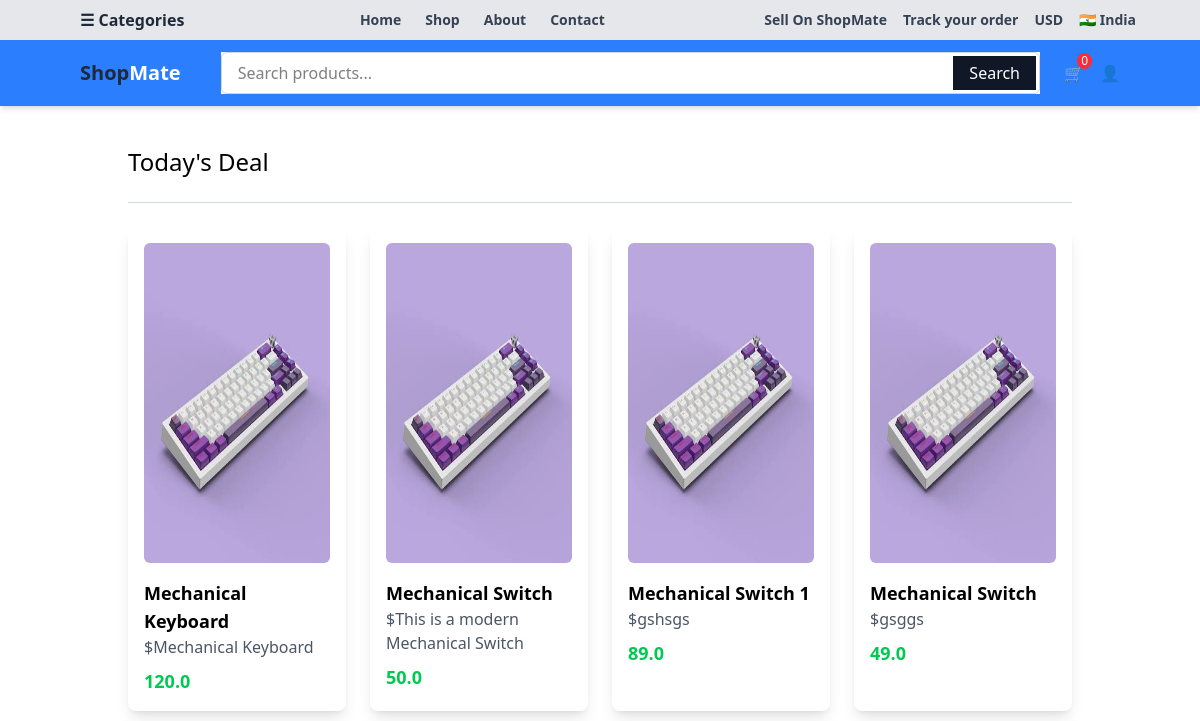
The app's page /, older data.
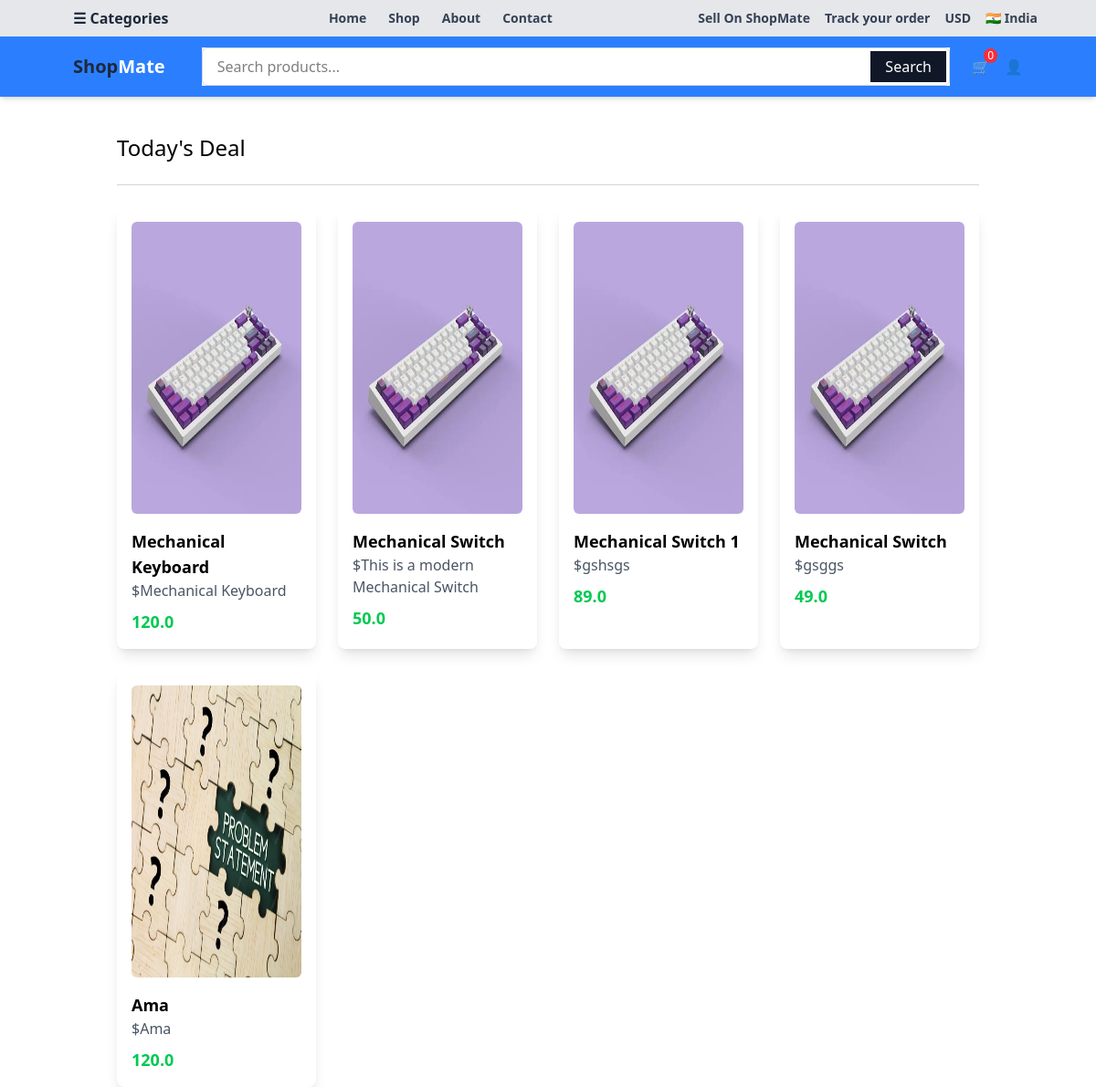
The same page, newer data.
### myapp/models.py (models this page shows, shortened)
class Product(models.Model):
    def get_absolute_url(self):
        return reverse('detail',args=[self.slug])
    name = models.CharField(max_length=100)
    price = models.FloatField()
    description = models.TextField()
    images = models.ImageField(upload_to='images/')
    slug = models.SlugField(unique=True,blank=True)
    stock = models.IntegerField()
    active = models.BooleanField()

### myapp/views.py (the view)
# urls.py: path('', views.index, name='index'),
def index(request):
    products = Product.objects.all()
    return render(request, 'myapp/index.html', {'products':products})

### cart/cart.py (called while the page is built)
    def __len__(self):
        return sum ( int(item['qty']) for item in self.cart.values() )

### cart/context_processors.py (called while the page is built)
def cart(request):
    return {'cart':Cart(request)}

### myapp/templates/myapp/index.html (shortened to what this page needs)
{% extends 'myapp/base.html' %}
{% block body %}
<div>
    <h1 class="text-2xl px-32 pt-10">Today's Deal</h1>
    <div class="px-32 ">
        <hr class="border-t my-6 border-gray-300"/>
    </div>
    <div class="grid grid-cols-4 px-32 gap-6">
        {% for product in products %}
        <div class="rounded-lg shadow-lg p-4">
            <img class="rounded-md mb-4 w-80 h-80  mx-auto" src="{{product.images.url}}" />
            <a class="text-lg font-semibold" href="{{product.get_absolute_url}}">{{product.name}}</a>
            <p class="text-gray-600">${{product.description}}</p>
            <p class="text-green-500 font-bold mt-2 text-lg">{{product.price}}</p>
        </div>
        {% endfor %}
    </div>
</div>
{% endblock %}

### myapp/templates/myapp/base.html (shortened to what this page needs)
<!doctype html>
<html lang="en">
  <head>
    <script src="https://cdn.jsdelivr.net/npm/@tailwindcss/browser@4"></script>
  </head>
  <body>
    <nav
      class="bg-gray-200 shadow-md px-4 py-2 px-16 flex items-center justify-between"
    >
      <div class="flex items-center space-x-2">
        <span class="text-md font-semibold text-gray-800 px-4"
          >☰ Categories</span
        >
      </div>
      <div class="hidden md:flex space-x-6 font-bold text-sm">
        <a href="#" class="text-gray-700 hover:text-blue-600">Home</a>
        <a href="#" class="text-gray-700 hover:text-blue-600">Shop</a>
        <a href="#" class="text-gray-700 hover:text-blue-600">About</a>
        <a href="#" class="text-gray-700 hover:text-blue-600">Contact</a>
      </div>
      <div class="flex items-center space-x-4 font-bold text-sm">
        <a href="#" class="text-gray-700 hover:text-blue-600"
          >Sell On ShopMate</a
        >
        <a href="#" class="text-gray-700 hover:text-blue-600"
          >Track your order</a
        >
        <a href="#" class="text-gray-700 hover:text-blue-600">USD</a>
        <a href="#" class="text-gray-700 hover:text-blue-600">🇮🇳 India</a>
      </div>
    </nav>
    <nav
      class="bg-blue-500 shadow-md px-4 py-3 px-16 flex items-center justify-between"
    >
      <div class="flex items-center space-x-2">
        <span class="text-xl font-semibold text-gray-800 px-4"
          >Shop<span class="text-white">Mate</span>
        </span>
      </div>
      <div class="lg:block flex-grow mx-6 bg-white">
        <form class="relative w-full">
          <input
            type="text"
            name="item_name"
            placeholder="Search products..."
            class="w-full px-4 py-2 pr-20 rounded-md border border-gray-300 focus:outline-none focus:ring-2 focus:ring-blue-400"
          />
          <button
            type="submit"
            class="absolute right-1 top-1 bottom-1 px-4 bg-gray-900 text-white hover:bg-gray-700"
          >
            Search
          </button>
        </form>
      </div>
      <div class="flex items-center space-x-4">
        <a href="" class="relative">
          🛒
          <span
            id="cart-qty"
            class="absolute -top-2 -right-2 text-xs bg-red-500 text-white rounded-full px-1"
          >
          {% with qty_amount=cart|length %}
            {% if qty_amount > 0 %}
              {{ qty_amount }}
            {% else %}
              0
            {% endif %}
            {% endwith %}
          </span>
        </a>
        <a href="#" class="text-gray-600 hover:text-blue-600">👤</a>
      </div>
    </nav>
    {% block body %}{% endblock %}
  </body>
</html>

Row changes from the older to the newer data that the page shows:
added Product: images (picture), name "Ama", description "Ama", price "120.0"
